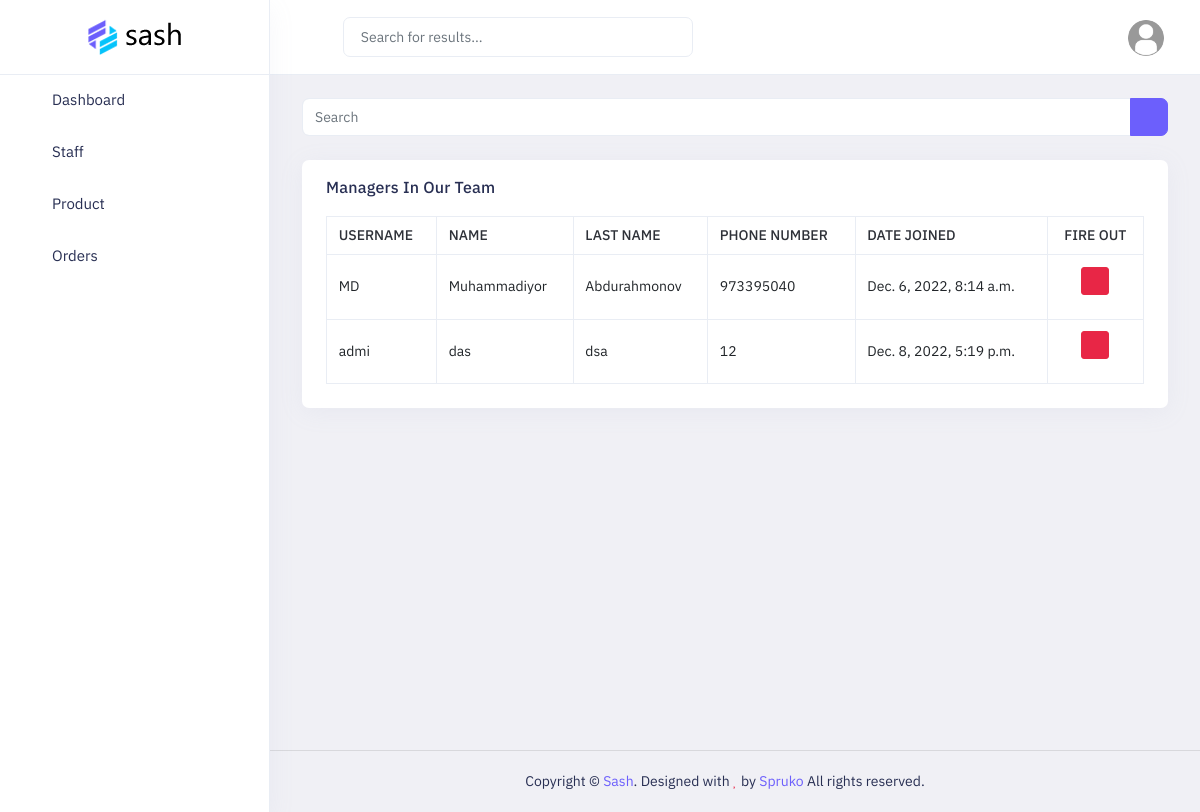
The page /managers/ (signed in) on the database its author committed.
### main/models.py (models this page shows)
class User(AbstractUser):
    role = models.SmallIntegerField(choices=(
        (1, 'director'),
        (2, 'waiter'),
        (3, 'manager'),
        (4, 'cooker'),
        (5, 'call-center'),
    ), null=True, blank=True)
    number = models.BigIntegerField(null=True, blank=True)

### main/views.py (the view)
# urls.py: path('managers/', manager_view, name='manager'),
@login_required(login_url='login')
def manager_view(request):
    usr = request.user
    if usr.role == 1:
        context = {
            'manager': User.objects.filter(role=3)
        }
        return render(request, 'staff/manager.html', context)
    elif usr.role == 3:
        context = {
            'manager': User.objects.filter(role=3)
        }
        return render(request, 'staff/manager.html', context)
    else:
        return redirect('404')

### templates/staff/manager.html (shortened to what this page needs)
{% extends "dashboard/base.html" %}
{% load static %}
{% block content %}
    <div class="main-content app-content mt-0">
        <div class="side-app">
            <div class="main-container container-fluid">
                <div class="page-header">
                    <h1 class="page-title">Manager List</h1>
                    <div>
                        <ol class="breadcrumb">
                            <li class="breadcrumb-item"><a href="javascript:void(0)">Staff</a></li>
                            <li class="breadcrumb-item active" aria-current="page">Manager List</li>
                        </ol>
                    </div>
                </div>
                <div class="row row-cards">
                    <div class="col-lg-12 col-xl-12">
                        <div class="input-group mb-5">
                            <input type="text" class="form-control" placeholder="Search">
                            <div class="input-group-text btn btn-primary">
                                <i class="fa fa-search" aria-hidden="true"></i>
                            </div>
                        </div>
                        <div class="card">
                            <div class="card-header border-bottom-0">
                                <h2 class="card-title">{{ total }} Managers In Our Team</h2>
                            </div>
                            <div class="e-table px-5 pb-5">
                                <div class="table-responsive table-lg">
                                    <table class="table border-top table-bordered mb-0">
                                        <thead>
                                            <tr>
                                                <th>Username</th>
                                                <th>Name</th>
                                                <th>Last Name</th>
                                                <th>Phone Number</th>
                                                <th>Date Joined</th>
                                                <th class="text-center">Fire Out</th>
                                            </tr>
                                        </thead>
                                        <tbody>
                                            {% for i in manager %}
                                                <tr>
                                                    <td class="text-nowrap align-middle">{{ i.username }}</td>
                                                    <td class="text-nowrap align-middle">{{ i.first_name  }}</td>
                                                    <td class="text-nowrap align-middle">{{ i.last_name  }}</td>
                                                    <td class="text-nowrap align-middle">{{ i.number  }}</td>
                                                    <td class="text-nowrap align-middle"><span>{{ i.date_joined  }}</span></td>
                                                    <td class="text-center align-middle">
                                                        {% if user.role == 1 %}
                                                            <div class="btn-group align-top">
                                                                <a class="modal-effect d-grid mb-3" data-bs-effect="effect-flip-vertical" data-bs-toggle="modal" href="#delete_manager"><button class="btn btn-sm btn-danger badge" type="button"><i class="fe fe-log-out"></i></button></a>
                                                            </div>
                                                        {% elif user == i %}
                                                            You cant fire out your self
                                                        {% elif user.role == 3 %}
                                                            <div class="btn-group align-top">
                                                                <a class="modal-effect d-grid mb-3" data-bs-effect="effect-flip-vertical" data-bs-toggle="modal" href="#delete_manager"><button class="btn btn-sm btn-danger badge" type="button"><i class="fe fe-log-out"></i></button></a>
                                                            </div>
                                                        {% else %}
                                                            You cant fire out cause of your role
                                                        {% endif %}
                                                    </td>
                                                </tr>
                                            {% endfor %}
                                        </tbody>
                                    </table>
                                </div>
                            </div>
                        </div>
                    </div>
                </div>
            </div>
        </div>
    </div>
{% endblock %}

### static/assets/colors/color1.css (style rules this page uses)
a { color: var(--primary-bg-color); }
.btn-primary { color: #fff !important; background: var(--primary-bg-color) !important; border-color: var(--primary-bg-color) !important; }
.breadcrumb-item.active { color: #f5f3f9; }

### rows shown on the page
User: username "MD", first_name "Muhammadiyor", last_name "Abdurahmonov", number "973395040", date_joined "Dec. 6, 2022, 8:14 a.m."
User: username "admi", first_name "das", last_name "dsa", number "12", date_joined "Dec. 8, 2022, 5:19 p.m."
